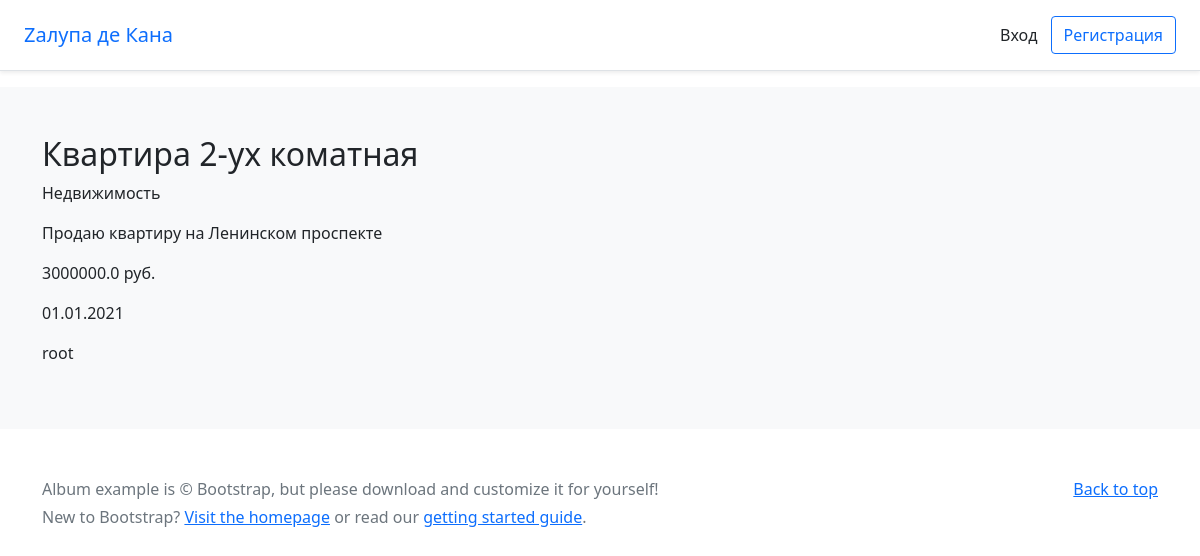
/bboard/detail/4/, run on an earlier commit of the app's database.
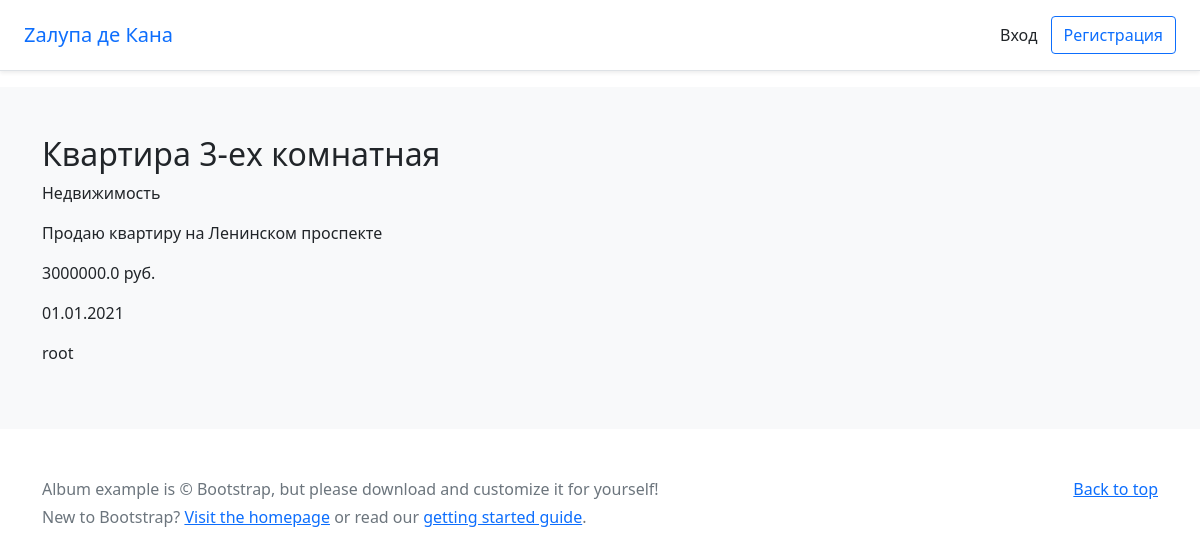
And on a later commit of the database.
### bboard/models.py (models this page shows, shortened)
class Bb(models.Model):
    title = models.CharField(max_length=50, verbose_name="Товар")
    content = models.TextField(null=True, blank=True, verbose_name="Описание")
    rubric = models.ForeignKey('Rubric', null=True, on_delete=models.PROTECT, verbose_name="Рубрика")
    price = models.FloatField(null=True, blank=True, verbose_name="Цена")
    published = models.DateTimeField(auto_now_add=True, db_index=True, verbose_name="Опубликовано")
    user = models.ForeignKey(User, on_delete=models.CASCADE, null=True, default=User, verbose_name="Пользователь")
    class Meta:
        verbose_name = "Обьявление"
        verbose_name_plural = "Обьявления"
        ordering = ['-published']

class Rubric(models.Model):
    name = models.CharField(max_length=20, db_index=True, verbose_name="Название")
    class Meta:
        verbose_name = "Рубрика"
        verbose_name_plural = "Рубрики"
        ordering = ['name']

### bboard/views.py (the view)
# urls.py: path('detail/<int:pk>/', BbDetailView.as_view(), name='detail'),
class BbDetailView(DetailView):
    model = Bb
    def get_context_data(self, **kwargs):
        context = super().get_context_data(**kwargs)
        context['rubric'] = Rubric.objects.all()
        return context

### templates/bboard/bb_detail.html (shortened to what this page needs)
{% extends 'base.html' %}
{% block content %}
    <div>
        <h2>{{ bb.title }}</h2>
        <p>{{ bb.rubric.name }}</p>
        <p> {{ bb.content }}</p>
        <p> {{ bb.price }} руб.</p>
        <p> {{ bb.published|date:"d.m.Y" }}</p>
        <p>{{ bb.user }}</p>
    </div>
{% endblock %}

What changed in the data, as far as the page shows it:
changed Bb "Продаю квартиру на Ленинском проспекте": title "Квартира 2-ух коматная" → "Квартира 3-ех комнатная"
